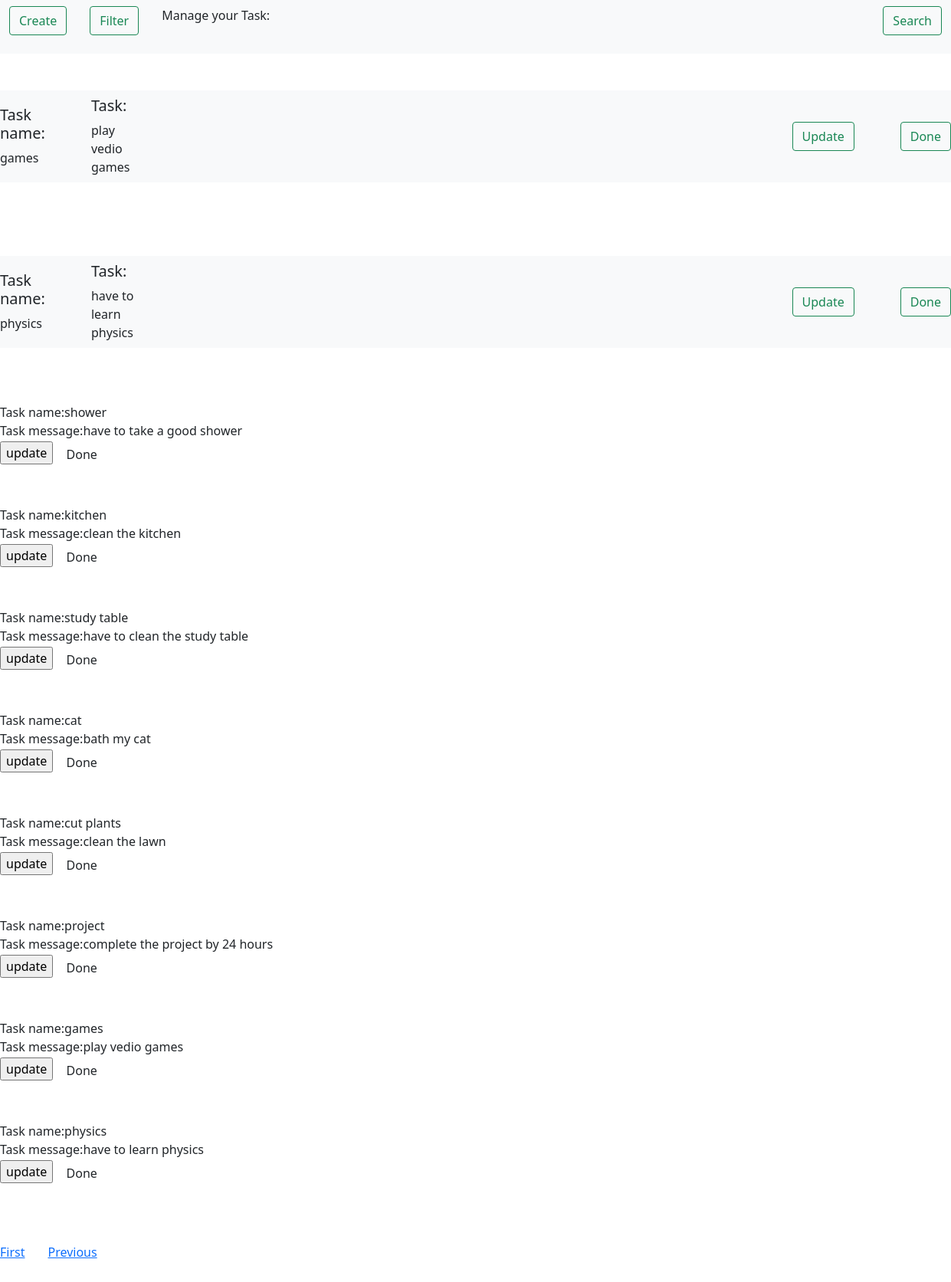
Page /api/page/?page=4 on the committed database.
### Apiapp/models.py (models this page shows)
class User(models.Model):
    task_title=models.CharField(max_length=1000)
    task_desc=models.CharField(max_length=10000)

### Apiapp/views.py (the view)
# urls.py: path("page/", views.page ,name="page" ),
def page(request):
    page_data=User.objects.all()
    servicedata=User.objects.all()
    paginator=Paginator(page_data,2)
    page_no=request.GET.get('page')# Show 25 contacts per page.
    finalData=paginator.get_page(page_no)
    st=request.GET.get('search')
    if  st is not None:
        servicedata= User.objects.all().filter(task_title=st)
    data={
        "page_data": finalData,
        "user_data": servicedata
    }
    return render (request , "page.html" , data)

### Apiapp/templates/page.html (shortened to what this page needs)
<html lang="en">
  <head>
    <link href="https://cdn.jsdelivr.net/npm/bootstrap@5.0.2/dist/css/bootstrap.min.css" rel="stylesheet">
  </head>
  <body>
    <div>
      <nav class="navbar navbar-expand-lg navbar-light bg-light">
        <div class="container-fluid">
          <div class="collapse navbar-collapse" id="navbarSupportedContent">
            <ul class="navbar-nav me-auto mb-2 mb-lg-0">
              <li class="nav-item">
                <div>
                <form action="/api/create/">
                  <button class="btn btn-outline-success right_page" type="submit">Create</button>
                  </form>
                </div>
              </li>
              <li class="nav-item">
                <form action="/api/service/">
                  <button class="btn btn-outline-success right_page" type="submit">Filter</button>
                  </form>
              </li>
              <p ><center> Manage your Task:</center></p>
            </ul>
            <form class="d-flex"action="/api/service/" method="get" >
              <button class="btn btn-outline-success" type="submit">Search</button>
            </form>
          </div>
        </div>
      </nav>
    </div>
    {% for  data in  page_data %}
    <br>
    <br>
    <nav class="navbar navbar-expand-lg navbar-light bg-light">
    <br>
    <br>
    <div class="right"><h5>Task name:</h5>{{data.task_title}}</div>
    <div class="right-side"><h5>Task:</h5>{{data.task_desc}}</div>
   <div> <form action="{% url 'update' data.id %}" method="post" class="d-inline">
      <button class="btn btn-outline-success   right" type="submit">Update</button>
    </form></div>
   <div> <form action="{% url 'delete' data.id %}" method="post" class="d-inline">
      <button class="btn btn-outline-success" type="submit">Done</button>
    </form></div>
    <br>
    <br>
  </nav>
      <br>
      <br>
    {% endfor %}
    {% for  data in  user_data %}
    <br>
    <div>
    <div>Task name:{{data.task_title}}</div>
    <div>Task message:{{data.task_desc}}</div>
    <input  type="submit" value="update" href="">
    <form action="{% url 'delete' data.id %}" method="post" class="d-inline">
      <button type="submit" value=Submit class="btn">Done</button>
    </form>
    <div>
      <br>
    {% endfor %}
    <br><br>
    <div class="center">
    <nav aria-label="Page navigation example">
      <ul class="pagination">
    {% if page_data.has_previous %}
  <li class="page-item  right_page"><a href="?page=1"><p class="right-size">First</p></a>
 <span> <li class="page-item right_page"><a href="?page={{page_data.has_previous}}">Previous</a></span>
{%endif%}
      </ul>
    </nav>
  </div>
  </body>
</html>

### Apiapp/templates/page.html (style rules this page uses)
.center { text-align: center; }
.right-size { text-align: right; }
.right { margin-right: 60px; }
.right-side { margin-right: 850px; }
.right_page { margin-right:30px; }

### rows in the picture
User: task_title "games", task_desc "play vedio games"
User: task_title "physics", task_desc "have to learn physics"
User: task_title "shower", task_desc "have to take a good shower"
User: task_title "kitchen", task_desc "clean the kitchen"
User: task_title "study table", task_desc "have to clean the study table"
User: task_title "cat", task_desc "bath my cat"
User: task_title "cut plants", task_desc "clean the lawn"
User: task_title "project", task_desc "complete the project by 24 hours"
